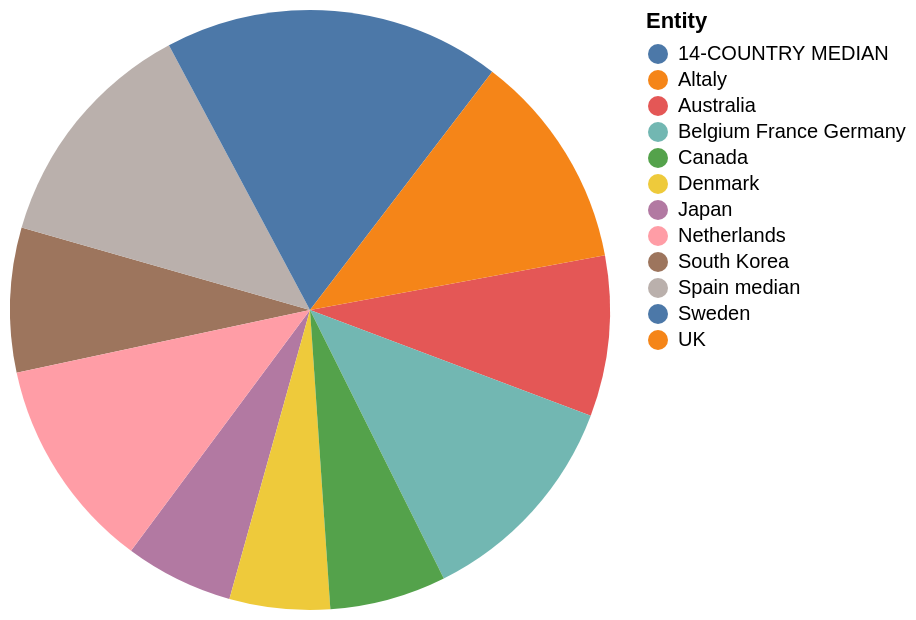

Source (Vega-Lite JSON):
### Vega-Lite specification from a JSON file in a GitHub repository (floating-point values rounded to 4 significant figures)
{"$schema": "https://vega.github.io/schema/vega-lite/v5.json", "description": "Pie chart auto-generated from CSV", "data": {"values": [{"Entity": "14-COUNTRY MEDIAN", "Divided": "48.0", "United": "46.0"}, {"Entity": "Japan", "Divided": "27.0", "United": "nan"}, {"Entity": "Australia", "Divided": "40.0", "United": "54.0"}, {"Entity": "South Korea", "Divided": "36.0", "United": "56.0"}, {"Entity": "Spain median", "Divided": "59.0", "United": "53.0"}, {"Entity": "Belgium France Germany", "Divided": "55.0", "United": "54.0"}, {"Entity": "Netherlands", "Divided": "53.0", "United": "nan"}, {"Entity": "Altaly", "Divided": "54.0", "United": "45.0"}, {"Entity": "UK", "Divided": "46.0", "United": "46.0"}, {"Entity": "Sweden", "Divided": "36.0", "United": "58.0"}, {"Entity": "Denmark", "Divided": "25.0", "United": "nan"}, {"Entity": "U.S", "Divided": "nan", "United": "18.0"}, {"Entity": "Canada", "Divided": "29.0", "United": "66.0"}]}, "mark": "arc", "encoding": {"theta": {"field": "Divided", "type": "quantitative"}, "color": {"field": "Entity", "type": "nominal"}}}
